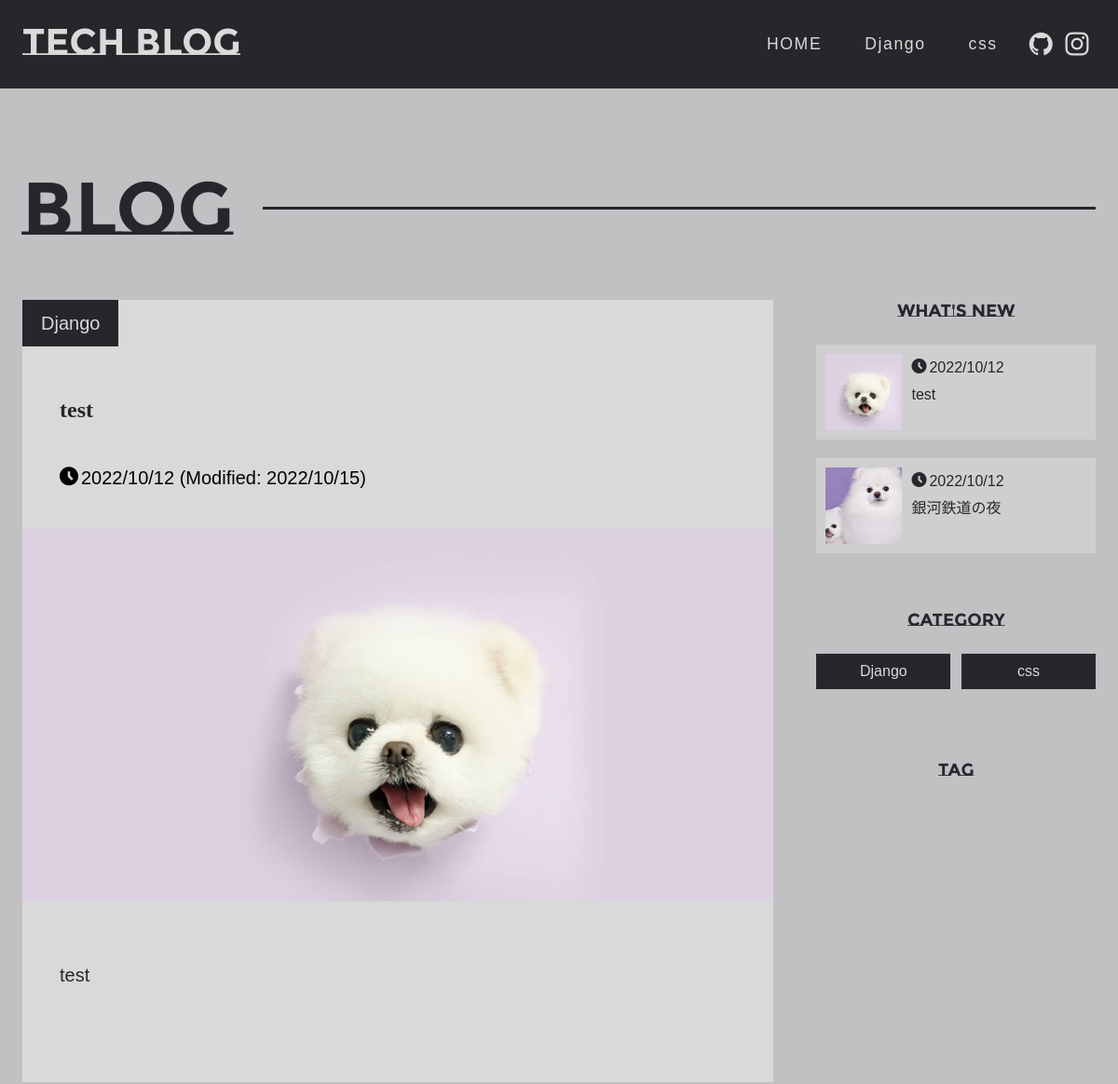
/bbs/detail/test/ (upper part), run on an earlier commit of the app's database.
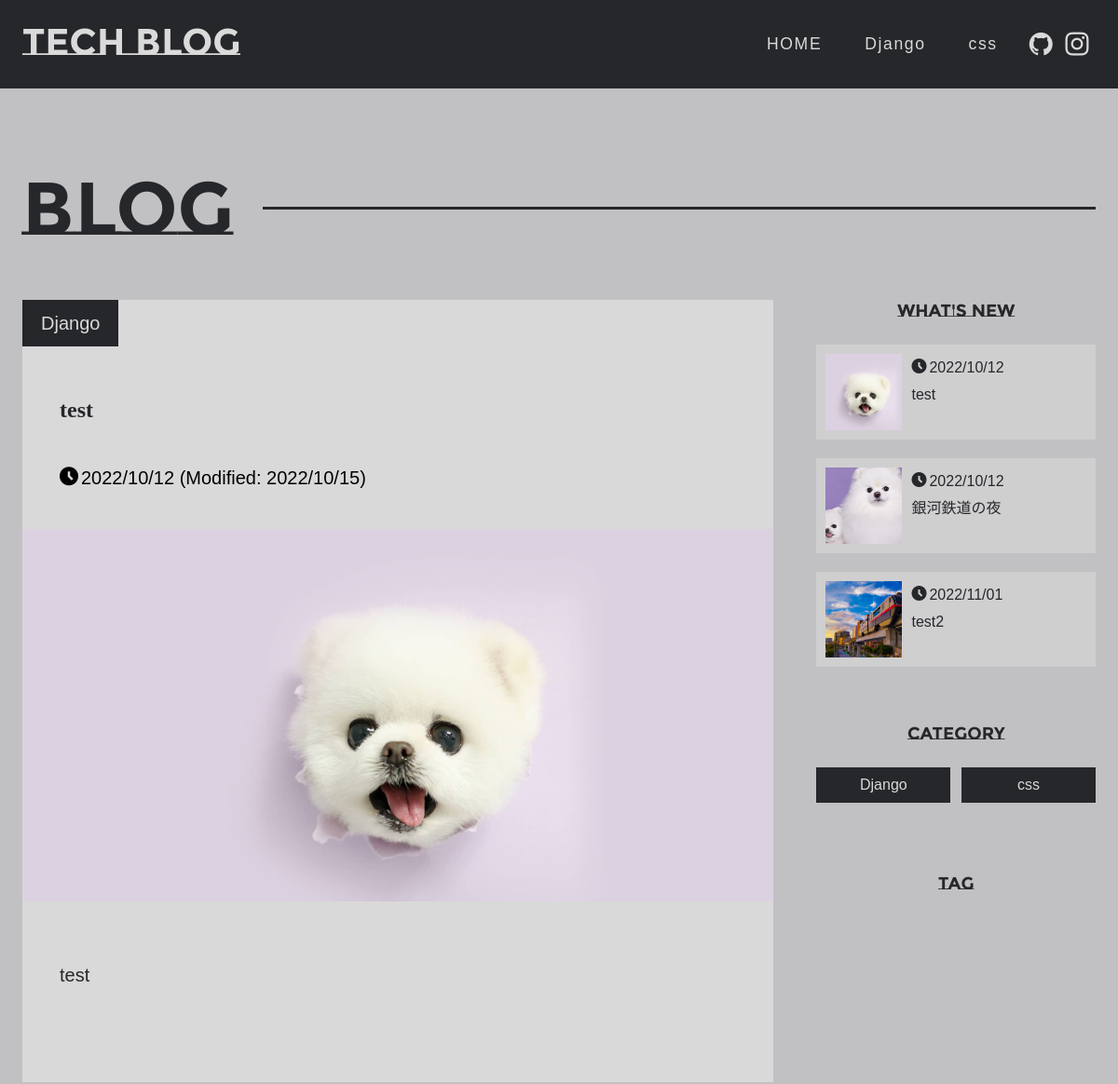
And on a later commit of the database.
### bbs/models.py (models this page shows, shortened)
class Category(models.Model):
  name = models.CharField('カテゴリー', max_length=50)
  def __str__(self):
      return self.name

class Article(models.Model):
  title = models.CharField('タイトル', max_length=200, null=True)
  description = models.CharField('説明', max_length=500, null=True)
  content = models.TextField('テキスト')
  created_at = models.DateField('作成日', auto_now_add=True)
  updated_at = models.DateField('更新日', auto_now=True)
  thumbnail_image = models.ImageField('サムネイル',null=True, blank=True)
  slug = models.SlugField('スラッグ',blank=True, unique=False, max_length=255)
  category = models.ForeignKey(
                Category, verbose_name='カテゴリー',
                on_delete=models.PROTECT
              )
  tag = models.ManyToManyField(Tag, verbose_name='タグ')
  relation = models.ManyToManyField('self', verbose_name='関連', blank=True)

### bbs/views.py (the view)
# urls.py: path('detail/<slug:slug>/',views.detail, name='detail'),
def detail(request, slug):
  entries = Article.objects.all()[:3]
  article = get_object_or_404(Article, slug=slug)
  context = {
    'article': article,
    'entries': entries,
  }
  return render(request,'bbs/detail.html',context)

### bbs/context.py (called while the page is built)
def related(request):
    context = {
        'category_list': Category.objects.all(),
        'tag_list': Tag.objects.all(),
    }
    return context

### bbs/templates/bbs/detail.html (shortened to what this page needs)
{% load static %}
<!DOCTYPE html>
<html lang="en">
<head>
  <link rel="stylesheet" href="{% static 'css/detail.css' %}">
</head>
<body id="top" itemscope itemtype="http://schema.org/WebPage">
<div class="wrapper">
<header>
    <div class="container">
      <p class="logo"><a href="{% url 'bbs:index' %}"><img src="/media/logo.svg" width="234" height="30" alt="TECH BLOG" loading="lazy"></a></p>
      <nav id="header_nav" role="navigation" itemscope itemtype="http://scheme.org/SiteNavigationElement">
        <ul class="globalNav">
        <li itemprop="name"><a href="{% url 'bbs:index' %}" itemprop="url">HOME</a></li>
        {% for category in category_list %}<li itemprop="name"><a href="{% url 'bbs:category' category %}">{{ category.name }}</a></li>{% endfor %}
        <li class="li-icon">
          <a href="https://github.com/shim369" target="_blank" itemprop="url"><i class="icon-github"></i></a>
          <a href="" target="_blank" itemprop="url"><i class="icon-instagram"></i></a>
        </li>
        </ul>
      </nav>
    </div>
</header>
<main itemscope itemtype="https://schema.org/Blog">
  <section class="blog-sec">
  <div class="container">
    <p class="blog-title en">BLOG</p>
    <div class="container-inner">
    <article itemscope itemtype="http://schema.org/BlogPosting" itemprop="blogPost">
      <section class="article-sec">
          <div class="article-head">
            <p class="category"><a href="{% url 'bbs:category' article.category %}">{{ article.category }}</a></p>
            <h1 itemprop="headline" class="article-title">{{ article.title }}</h1>
            <p class="date">
              <time itemprop="datePublished" datetime="{{ article.created_at|date:'Y-m-d' }}"><i class="icon-clock2"></i>{{ article.created_at|date:"Y/m/d" }}</time>
              <time itemprop="dateModified" datetime="{{ article.updated_at|date:'Y-m-d' }}">
              (Modified: {{ article.updated_at|date:'Y/m/d' }})
              </time>
            </p>
          </div>
          <figure itemscope itemtype="http://schema.org/ImageObject" class="thumbnail">
            <a href="{% url 'bbs:detail' article.slug %}" itemprop="url" title="{{ article.title }}">
              <picture>
                <source srcset="/media/{{ article.thumbnail_image }}" type="image/webp" width="868" height="400" loading="lazy" itemprop="image">
                <img src="/media/{{ article.thumbnail_image }}" width="868" height="400" loading="lazy" itemprop="image" alt="{{ article.category.name }}">
              </picture>
            </a>
          </figure>
          <div class="article-contents" itemprop="articleBody">
            {% autoescape off %}
            <div>{{ article.content | safe }}</div>
            {% endautoescape %}
          </div>
      </section>
    </article>
    <aside>
      <h3 class="aside-title">WHAT'S NEW</h3>
      <ul class="wn-list">
        {% for article in entries %}
        <li>
          <a href="{% url 'bbs:detail' article.slug %}">
            <picture>
              <source srcset="/media/{{ article.thumbnail_image }}" type="image/webp" width="82" height="82" loading="lazy" itemprop="image">
              <img src="/media/{{ article.thumbnail_image }}" width="82" height="82" loading="lazy" itemprop="image" alt="">
            </picture>
          </a>
          <div class="wn-list-sentence">
            <time itemprop="datePublished" datetime="{{ article.created_at|date:'Y-m-d' }}"><i class="icon-clock2"></i>{{ article.created_at|date:"Y/m/d" }}</time>
            <a href="">
            <h4 itemprop="name headline">{{ article.title }}</h4>
            </a>
          </div>
        </li>
        {% endfor %}
      </ul>
      <h3 class="aside-title">CATEGORY</h3>
      <ul class="category-list">
        {% for category in category_list %}
        <li><a href="{% url 'bbs:category' category %}">{{ category.name }}</a></li>
        {% endfor %}
      </ul>
      <h3 class="aside-title">TAG</h3>
    </aside>
  </div>
  </div>
  </section>
</main>
</div>
</body>
</html>

What changed in the data, as far as the page shows it:
added Article: thumbnail_image (picture), created_at "2022/11/01", title "test2"
